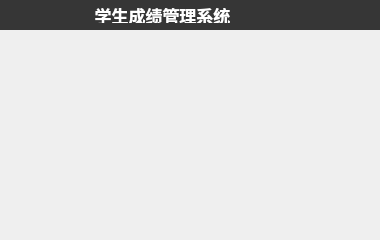
<?xml version="1.0" encoding="UTF-8"?>
<ui version="4.0">
 <class>MainWindow</class>
 <widget class="QMainWindow" name="MainWindow">
  <property name="geometry">
   <rect>
    <x>0</x>
    <y>0</y>
    <width>380</width>
    <height>240</height>
   </rect>
  </property>
  <property name="windowTitle">
   <string>MainWindow</string>
  </property>
  <property name="windowIcon">
   <iconset resource="rc.qrc">
    <normaloff>:/image/sys.ico</normaloff>:/image/sys.ico</iconset>
  </property>
  <widget class="QWidget" name="centralWidget">
   <layout class="QVBoxLayout" name="verticalLayout">
    <property name="spacing">
     <number>0</number>
    </property>
    <property name="leftMargin">
     <number>0</number>
    </property>
    <property name="topMargin">
     <number>0</number>
    </property>
    <property name="rightMargin">
     <number>0</number>
    </property>
    <property name="bottomMargin">
     <number>0</number>
    </property>
    <item>
     <widget class="QWidget" name="widgetTitle" native="true">
      <property name="minimumSize">
       <size>
        <width>0</width>
        <height>30</height>
       </size>
      </property>
      <property name="maximumSize">
       <size>
        <width>16777215</width>
        <height>30</height>
       </size>
      </property>
      <property name="styleSheet">
       <string notr="true">QWidget#widgetTitle{background:#363636;}
QLabel#labelTitle{color:white;padding:8px 0px 5px;}
QPushButton#btnMin,QPushButton#btnMax,QPushButton#btnExit{
        border-radius:0px;
        color: #F0F0F0;
        background-color:rgba(0,0,0,0);
        border-style:none;
    }
QPushButton#btnMin:hover,QPushButton#btnMax:hover{
        background-color: qlineargradient(spread:pad, x1:0, y1:1, x2:0, y2:0, stop:0 rgba(25, 134, 199, 0), stop:1 #5CACEE);
    }
QPushButton#btnExit:hover{
        background-color: qlineargradient(spread:pad, x1:0, y1:1, x2:0, y2:0, stop:0 rgba(238, 0, 0, 128), stop:1 rgba(238, 44, 44, 255));
    }</string>
      </property>
      <layout class="QHBoxLayout" name="horizontalLayout">
       <property name="spacing">
        <number>0</number>
       </property>
       <property name="leftMargin">
        <number>5</number>
       </property>
       <property name="topMargin">
        <number>0</number>
       </property>
       <property name="rightMargin">
        <number>0</number>
       </property>
       <property name="bottomMargin">
        <number>2</number>
       </property>
       <item>
        <widget class="QLabel" name="labelTitle">
         <property name="font">
          <font>
           <family>华文新魏</family>
           <pointsize>13</pointsize>
           <weight>75</weight>
           <bold>true</bold>
          </font>
         </property>
         <property name="layoutDirection">
          <enum>Qt::LeftToRight</enum>
         </property>
         <property name="styleSheet">
          <string notr="true"/>
         </property>
         <property name="text">
          <string>学生成绩管理系统</string>
         </property>
         <property name="alignment">
          <set>Qt::AlignCenter</set>
         </property>
        </widget>
       </item>
       <item>
        <widget class="QPushButton" name="btnMin">
         <property name="sizePolicy">
          <sizepolicy hsizetype="Fixed" vsizetype="Fixed">
           <horstretch>0</horstretch>
           <verstretch>0</verstretch>
          </sizepolicy>
         </property>
         <property name="minimumSize">
          <size>
           <width>30</width>
           <height>30</height>
          </size>
         </property>
         <property name="maximumSize">
          <size>
           <width>30</width>
           <height>30</height>
          </size>
         </property>
         <property name="toolTip">
          <string>最小化</string>
         </property>
         <property name="text">
          <string/>
         </property>
         <property name="autoDefault">
          <bool>true</bool>
         </property>
         <property name="flat">
          <bool>true</bool>
         </property>
        </widget>
       </item>
       <item>
        <widget class="QPushButton" name="btnExit">
         <property name="sizePolicy">
          <sizepolicy hsizetype="Fixed" vsizetype="Fixed">
           <horstretch>0</horstretch>
           <verstretch>0</verstretch>
          </sizepolicy>
         </property>
         <property name="minimumSize">
          <size>
           <width>30</width>
           <height>30</height>
          </size>
         </property>
         <property name="maximumSize">
          <size>
           <width>30</width>
           <height>30</height>
          </size>
         </property>
         <property name="toolTip">
          <string>退出</string>
         </property>
         <property name="text">
          <string/>
         </property>
         <property name="autoDefault">
          <bool>true</bool>
         </property>
         <property name="flat">
          <bool>true</bool>
         </property>
        </widget>
       </item>
      </layout>
     </widget>
    </item>
    <item>
     <widget class="QWidget" name="widget" native="true">
      <property name="autoFillBackground">
       <bool>false</bool>
      </property>
     </widget>
    </item>
   </layout>
  </widget>
 </widget>
 <layoutdefault spacing="6" margin="11"/>
 <resources>
  <include location="rc.qrc"/>
 </resources>
 <connections/>
</ui>
